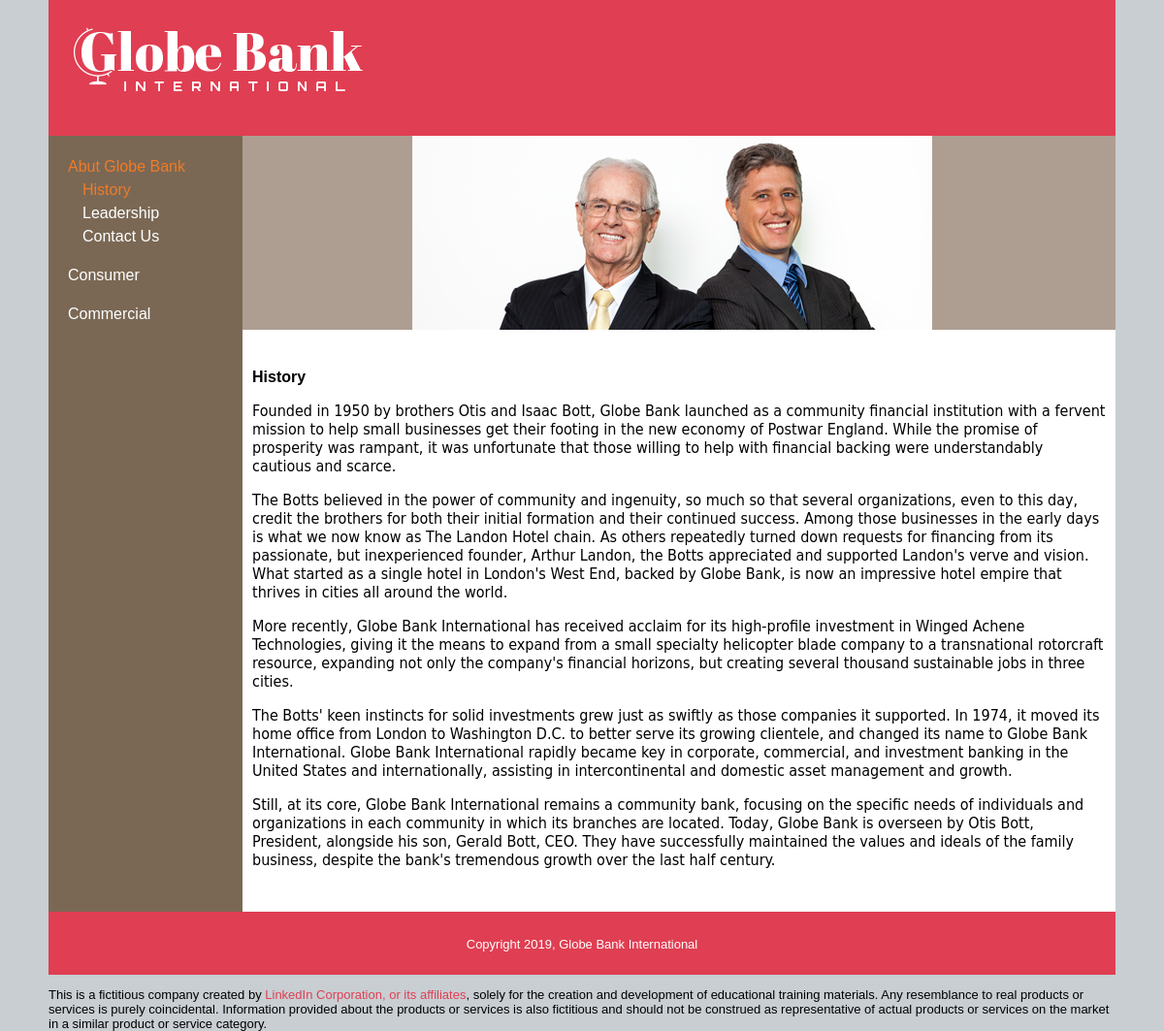
The page /public/index.php?subject_id=1 on the database its author committed.
### tables this page shows
CREATE TABLE `subjects` (
  `id` int(11) NOT NULL AUTO_INCREMENT,
  `menu_name` varchar(255) DEFAULT NULL,
  `position` int(3) DEFAULT NULL,
  `visible` tinyint(1) DEFAULT NULL,
  PRIMARY KEY (`id`)
);

CREATE TABLE `pages` (
  `id` int(11) NOT NULL AUTO_INCREMENT,
  `subject_id` int(11) DEFAULT NULL,
  `menu_name` varchar(255) DEFAULT NULL,
  `position` int(3) DEFAULT NULL,
  `visible` tinyint(1) DEFAULT NULL,
  `content` text,
  PRIMARY KEY (`id`),
  KEY `fk_subject_id` (`subject_id`)
);

### private/functions.php (called while the page is built, shortened)
<?php
function url_for($script_path) {
  if($script_path[0] != '/') {
    $script_path = "/" . $script_path;
  }
  return WWW_ROOT . $script_path;
}
function u($string="") {
  return urlencode($string);
}
function h($string="") {
  return htmlspecialchars($string);
}
?>

### private/query_functions.php (called while the page is built, shortened)
<?php
  function find_all_subjects($options=[]) {
    global $db;
    $visible = $options['visible'] ?? false;
    $sql = "SELECT * FROM subjects ";
    if($visible) {
      $sql .= "WHERE visible = true ";
    }
    $sql .= "ORDER BY position ASC";
    $result = mysqli_query($db, $sql);
    return $result;
  }
  function find_subject_by_id($id, $options=[]) {
    global $db;
    $visible = $options['visible'] ?? false;
    $sql = "SELECT * FROM subjects ";
    $sql .= "WHERE id='" . db_escape($db, $id) . "' ";
    if($visible) {
      $sql .= "AND visible = true";
    }
    $result = mysqli_query($db, $sql);
    $subject = mysqli_fetch_assoc($result);
    return $subject;
  }
  function find_pages_by_subject_id($subject_id, $options=[]) {
    global $db;
    $visible = $options['visible'] ?? false;
    $sql = "SELECT * FROM pages ";
    $sql .= "WHERE subject_id='" . db_escape($db, $subject_id) . "' ";
    if($visible) {
      $sql .= "AND visible = true ";
    }
    $sql .= "ORDER BY position ASC";
    $result = mysqli_query($db, $sql);
    return $result;
  }
?>

### private/database.php (called while the page is built, shortened)
<?php
  function db_escape($connection, $string) {
    return mysqli_real_escape_string($connection, $string);
  }
?>

### public/index.php (the view, shortened to what this page needs)
<?php require_once("../private/initialize.php"); ?>
<?php
    $preview = false;
    $visible = !$preview;
    if(isset($_GET['id'])){
        $page_id = $_GET['id'];
    $page = find_page_by_id($page_id, ['visible' => $visible]);
        if(!$page){
            redirect_to(url_for('/index.php'));
        }
        $subject_id = $page['subject_id'];
        $subject = find_subject_by_id($subject_id, ['visible' => $visible]);
        if(!$subject){
            redirect_to(url_for('/index.php'));
        }
    } elseif(isset($_GET['subject_id'])){
        $subject_id = $_GET['subject_id'];
        $page_set = find_pages_by_subject_id($subject_id, ['visible' => $visible]);
        $page = mysqli_fetch_assoc($page_set);
        $page_id = $page['id'];
    } else {
    }
?>
<?php include(SHARED_PATH . "/public_header.php"); ?>
<div id="main">
    <?php include(SHARED_PATH . '/public_navigation.php'); ?>
    <div id="page">
        <?php
            if(isset($page)){
                $allowed_tags = "<div><img><h1><h2><p><br><strong><em><ul><li>";
                echo strip_tags($page['content'], $allowed_tags);
            } else {
                include(SHARED_PATH . '/static_homepage.php');
            }
        ?>
    </div>
</div>
<?php include(SHARED_PATH . "/public_footer.php"); ?>

### private/shared/public_header.php (shortened to what this page needs)
<!doctype html>
<html lang="en">
  <head>
    <link rel="stylesheet" media="all" href="<?php echo url_for('/stylesheets/public.css'); ?>" />
  </head>
  <body>
    <header>
      <h1>
        <a href="<?php echo url_for('/index.php'); ?>">
          <img src="<?php echo url_for('/images/gbi_logo.png'); ?>" width="298" height="71" alt="" />
        </a>
      </h1>
    </header>

### private/shared/public_navigation.php (shortened to what this page needs)
<?php
  $page_id = $page_id ?? '';
  $subject_id = $subject_id ?? '';
  $visible = $visible ?? true;
?>
<navigation>
  <?php $nav_subjects = find_all_subjects(['visible' => $visible]); ?>
  <ul class="subjects">
    <?php while($nav_subject = mysqli_fetch_assoc($nav_subjects)) { ?>
      <li class="<?php if($nav_subject['id'] == $subject_id) { echo 'selected'; } ?>">
        <a href="<?php echo url_for('index.php?subject_id=' . h(u($nav_subject['id']))); ?>">
          <?php echo h($nav_subject['menu_name']); ?>
        </a>
        <?php if($nav_subject['id'] == $subject_id) { ?>
          <?php $nav_pages = find_pages_by_subject_id($nav_subject['id'], ['visible' => $visible]); ?>
          <ul class="pages">
            <?php while($nav_page = mysqli_fetch_assoc($nav_pages)) { ?>
              <li class="<?php if($nav_page['id'] == $page_id) { echo 'selected'; } ?>">
                <a href="<?php echo url_for('index.php?id=' . h(u($nav_page['id']))); ?>">
                  <?php echo h($nav_page['menu_name']); ?>
                </a>
              </li>
            <?php }  ?>
          </ul>
        <?php }  ?>
      </li>
    <?php }  ?>
  </ul>
</navigation>

### private/shared/public_footer.php (shortened to what this page needs)
  <footer>
    <p>Copyright <?php echo date('Y'); ?>, Globe Bank International </p>
  </footer>
  <p>This is a fictitious company created by <a href="http://linkedin.com">LinkedIn Corporation, or its affiliates</a>, solely for the creation and development of educational training materials. Any resemblance to real products or services is purely coincidental. Information provided about the products or services is also fictitious and should not be construed as representative of actual products or services on the market in a similar product or service category.</p>
  </body>
</html>

### public/stylesheets/public.css (style rules this page uses)
html { height: 100%; width: 100%; }
body { width: 1100px; height: 100%; margin: auto; border: 0; font-family: Verdana, Arial, Helvetica, sans-serif; font-size: 13px; line-height: 15px; background: #c8ced2; }
header { height: 140px; width: 1100px; margin: 0; padding: 0; text-align: left; background: #e03e52; color: #FFFFFF; }
header h1 { padding: 1em; margin: 0; }
#main { width: 1100px; height: 100%; min-height: 800px; margin: 0; padding: 0; background: #c8ced2; }
footer { clear: both; height: 3em; margin: 0; padding: 1em; text-align: center; background: #e03e52; color: #FFFFFF; }
navigation { float: left; width: 200px; height: 100%; background: #7a6855; }
navigation a { color: #FFFFFF; text-decoration: none; }
a { color: #E03E52; text-decoration: none }
ul.subjects { margin-top: 20px; margin-left: 20px; padding: 0; list-style: none; }
ul.subjects > li { margin-bottom: 1em; }
ul.pages { margin-left: 15px; padding: 0; list-style: none; font-weight: normal; }
.selected > a { color: #f07b27; font-style: normal; }
navigation li { font-size: 16px; line-height: 1.5em; }
#hero-image { float: left; margin-bottom: 40px; padding: 0; height: 200px; width: 900px; }
#page { float: right; width: 900px; height: 100%; padding-left: 0; vertical-align: top; background: #ffffff; }
#page h1 { font-size: 16px; color: #000000; line-height: normal; }
#page p { font-family: "Gill Sans", "Gill Sans MT", "Myriad Pro", "DejaVu Sans Condensed", Helvetica, Arial, "sans-serif"; font-size: 12px; color: #000000; padding: 0px; line-height: normal; }
#content { margin-top: 0px; margin-left: 10px; margin-right: 10px; }
#content p { font-size: 16px; line-height: normal; }

### rows shown on the page
subjects: menu_name "Abut Globe Bank"
pages: menu_name "History", content (picture), content "History Founded in 1950 by brothers Otis and Isaac Bott, Globe Bank launched as a community financial institution with a fervent mission to help small businesses get their footing in the new economy of Postwar England. While the promise of prosperity was rampant, it was unfortunate that those willing to help with financial backing were understandably cautious and scarce. The Botts believed in the power of community and ingenuity, so much so that several organizations, even to this day, credit the brothers for both their initial formation and their continued success. Among those businesses in the early days is what we now know as The Landon Hotel chain. As others repeatedly turned down…"
pages: menu_name "Leadership"
pages: menu_name "Contact Us"
subjects: menu_name "Consumer"
subjects: menu_name "Commercial"
